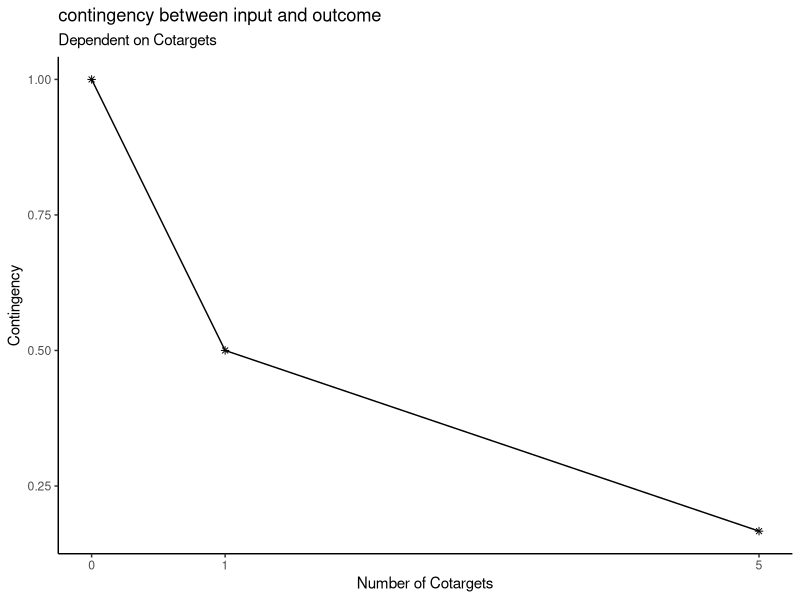
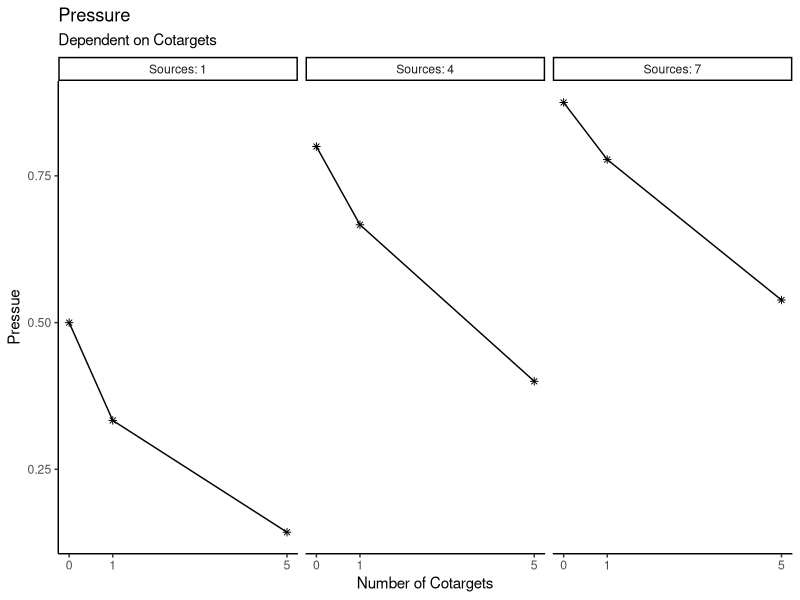
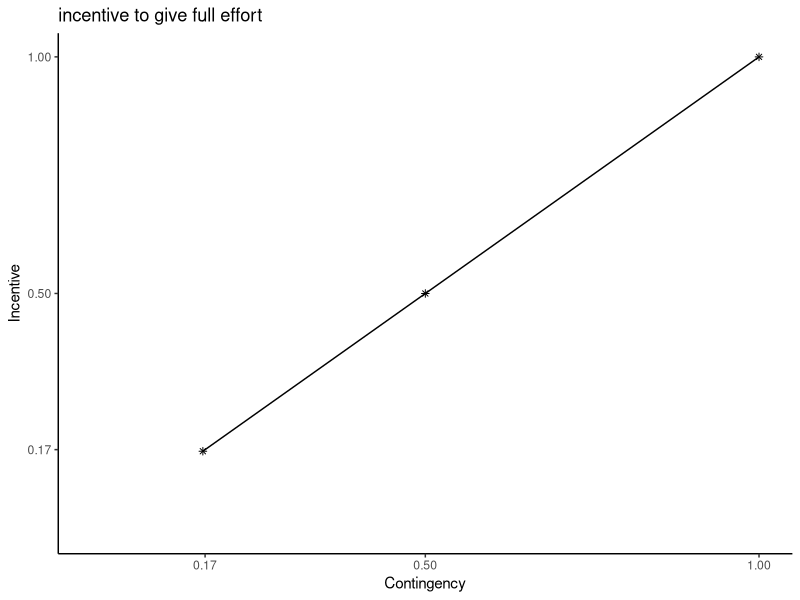
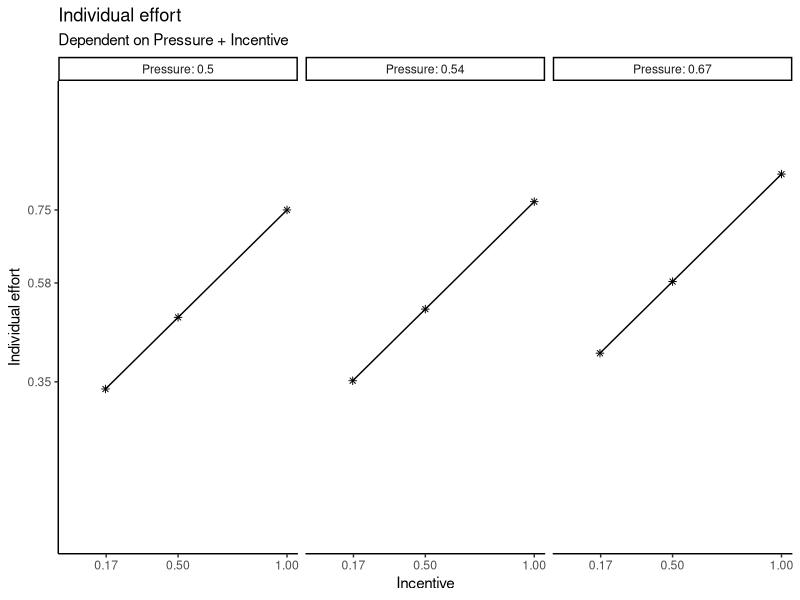
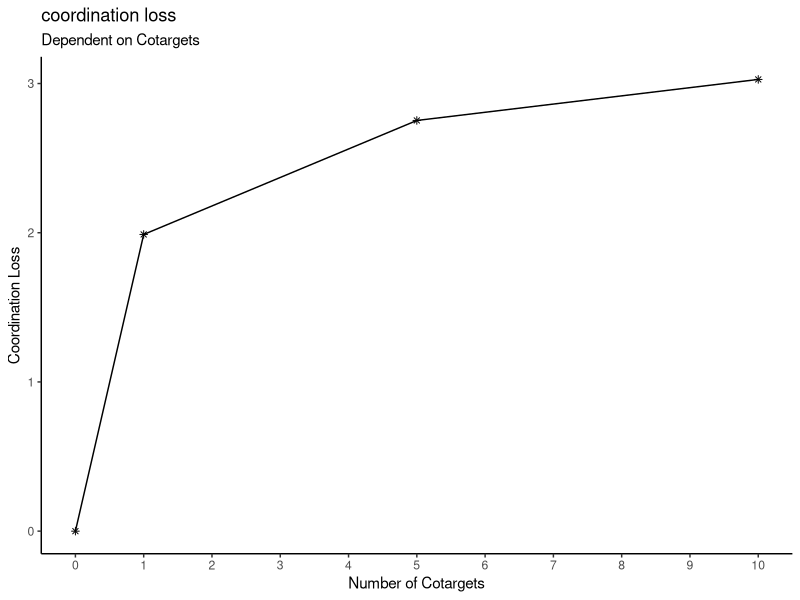
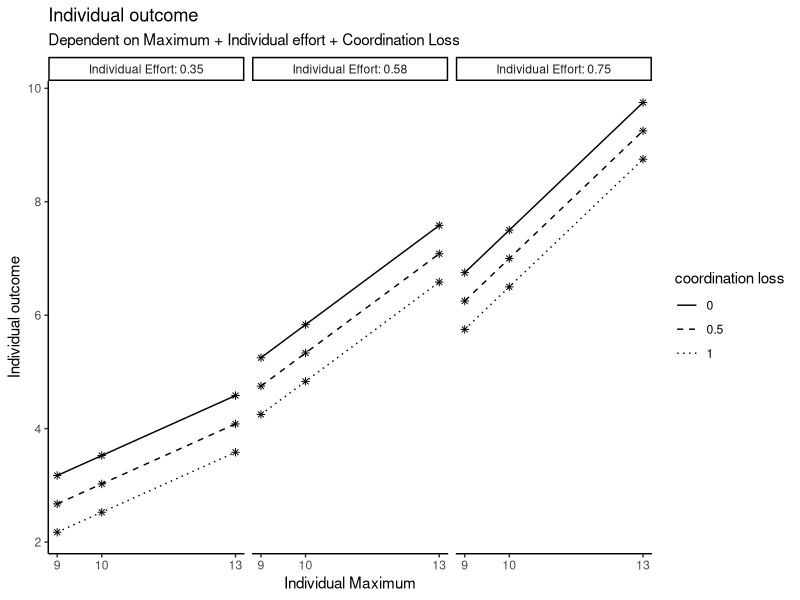
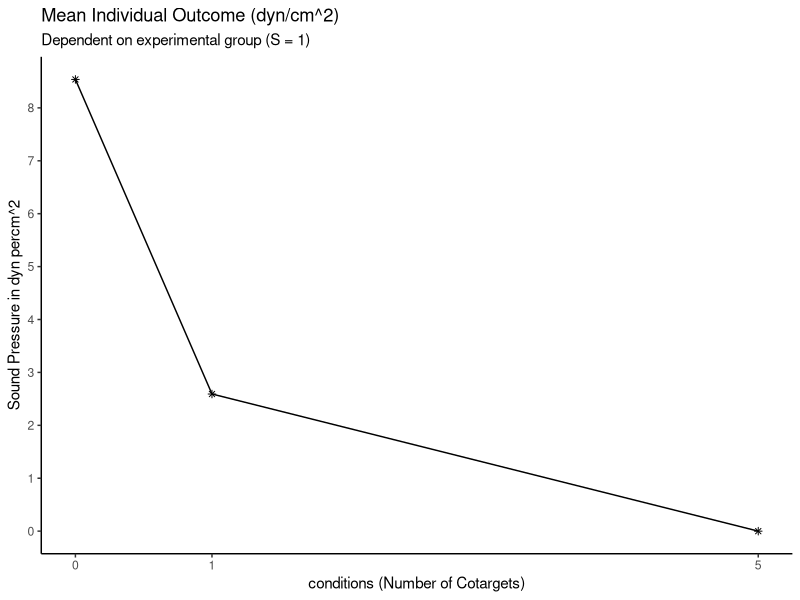
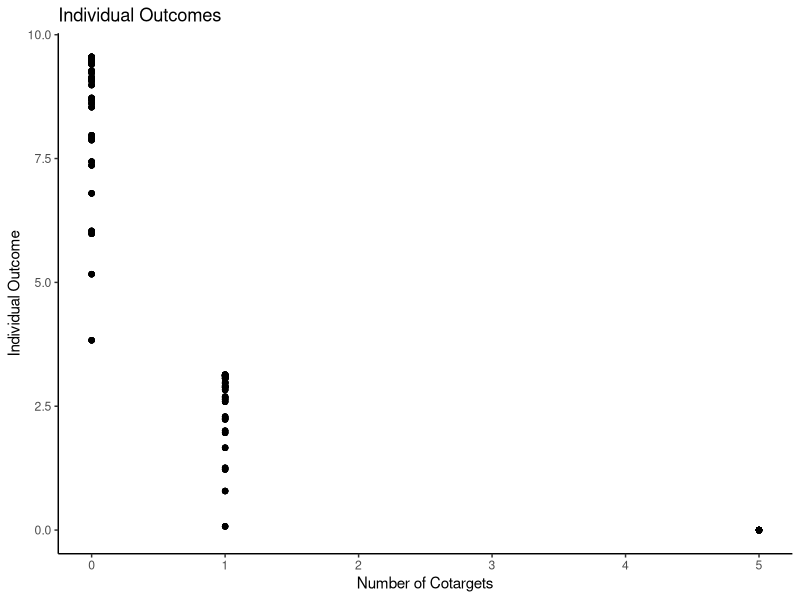

These charts were generated, in order, by the following R code:
###Creating of the base functions to compute the outcome of the simulation later on

#for the reproducibility
set.seed(123)

# load the necessary libraries
library(ggplot2)
library(dplyr)
library(multcomp)

#' p1 Compute the contingency between input and outcome
#' 
#' @param CT number of people who are also viewed as targets of social pressure. Ranges from 0 to infinite (discrete)
#' 
#' @return (CON) contingency between input and outcome. Ranges from 0 to 1 (continuous)

get_CON <- function(CT) {
  n <- CT + 1
  CON <- 1/n
  return(CON)
}

# (example) check vectorized form:
CT <- c(0, 1, 5)
CON <- get_CON(CT)
CON

# (example) create data for CT 
plot_data_CON <- expand.grid(
  CT = c(0, 1, 5)
)

# (example) compute CON from the CT data
plot_data_CON$CON <- get_CON(
  CT = plot_data_CON$CT
)

# (example) plot a visual graph for the p1-function
ggplot(plot_data_CON, aes(x = CT, y = CON)) +
  geom_point(shape = 8) +
  labs(title = "contingency between input and outcome", subtitle = "Dependent on Cotargets", y = "Contingency", x = "Number of Cotargets") +
  scale_x_continuous(limits = c(0, 5), breaks = c(0, 1, 5)) +
  theme_classic() +
  geom_line()



#' p2 compute the social pressure on each given target member of the group
#' 
#' @param CT number of people who are also viewed as targets of social impact. Ranges from 0 to infinite (discrete)
#' @param S number of people viewed as source of social pressure. Ranges from 0 to infinite (discrete)
#' 
#' @return (P) social pressure. Ranges from 0 to 1 (continuous)

get_P <- function (CT, S) {
  P <- S/(S+CT+1)
  return(P)
}

# (example) check vectorized form:
CT <- c(0, 1, 5)
S <- c(1, 4, 7)
P <- get_P(CT, S)
P

# (example) create data for CT and S 
plot_data_P <- expand.grid(
  CT = c(0, 1, 5),
  S = c(1, 4, 7)
)

# (example) compute pressure from CT and S
plot_data_P$P <- get_P(
  CT = plot_data_P$CT,
  S = plot_data_P$S
)

# (example) create an extra column for the plotting
plot_data_P$S_label <- paste("Sources:", plot_data_P$S)

# (example) plot a visual graph for the p2-function
ggplot(plot_data_P, aes(x = CT, y = P)) +
  geom_point(shape = 8) +
  facet_wrap(~plot_data_P$S_label) +
  labs(title = "Pressure", subtitle = "Dependent on Cotargets", y = "Pressue", x = "Number of Cotargets") +
  scale_x_continuous(limits = c(0, 5), breaks = c(0, 1, 5)) +
  theme_classic() +
  geom_line()



#' t1 compute the incentive to give full effort
#' 
#' @param CON number of people who are also viewed as targets of social impact. Ranges from 0 to infinite (discrete)
#' 
#' @return (INC) incentive to give full effort. Ranges from 0 to 1 (continuous)

get_INC <- function(CON) {
  INC <- CON
  return(INC)
}


# (example) check vectorized form:
INC <- get_INC(CON)
INC

# (example) create data for CT 
plot_data_INC <- expand.grid(
  CON = CON
)

# (example) compute the incentive from CT
plot_data_INC$INC <- get_INC(
  CON = plot_data_INC$CON
)

# (example) plot a visual graph for the t1-function
ggplot(plot_data_CON, aes(x = CON, y = INC)) +
  geom_point(shape = 8) +
  labs(title = "incentive to give full effort", y = "Incentive", x = "Contingency") +
  scale_x_continuous(limits = c(0, 1), breaks = c(round(CON, digits = 2))) +
  scale_y_continuous(limits = c(0, 1), breaks = c(round(INC, digits = 2))) +
  theme_classic() +
  geom_line()



#' p3 compute the individual effort 
#' 
#' @param INC incentive to give full effort. Ranges from 0 to 1 (continuous)
#' @param P social pressure. Ranges from 0 to 1 (continuous)
#' 
#' @return (IE) individual effort. Ranges from 0 to 1 (continuous)

get_IE <- function(INC, P) {
  IE <- 0.5 * INC + 0.5 * P
  return(IE)
}

# (example) check vectorized form:
IE <- get_IE(INC, P)
IE


# (example) create data for INC and P
plot_data_IE <- expand.grid(
  INC = INC,
  P = P
)

# (example) compute the individual effort from INC and P
plot_data_IE$IE <- get_IE(
  INC = plot_data_IE$INC,
  P = plot_data_IE$P
)

# (example) create an extra column for the plotting
plot_data_IE$P_label <- paste("Pressure:", round(plot_data_IE$P, digits = 2))

# (example) plot a visual graph for the p1-function
ggplot(plot_data_IE, aes(x = INC, y = IE)) +
  geom_point(shape = 8) +
  facet_wrap(~plot_data_IE$P_label) +
  labs(title = "Individual effort", subtitle = "Dependent on Pressure + Incentive", y = "Individual effort", x = "Incentive") +
  scale_x_continuous(limits = c(0, 1), breaks = c(round(INC, digits = 2))) +
  scale_y_continuous(limits = c(0, 1), breaks = c(round(IE, digits = 2))) +
  theme_classic() +
  geom_line()



#' Superfunction - compute the individual effort with some noise (through all the previous functions)
#' 
#' @param CT number of people who are also viewed as targets of social pressure. Ranges from 0 to infinite (discrete)
#' @param S number of people viewed as source of social pressure. Ranges from 0 to infinite (discrete)
#' 
#' @return (IE) individual effort. Ranges from 0 to 1 (continuous)

get_super_IE <- function(CT, S) {
  CON <- get_CON(CT) 
  P <- get_P(CT, S)
  INC <- get_INC(CON)
  IE <- get_IE(INC, P)
  IE <- IE + rnorm(1, mean = 0, sd = 0.1)
  IE[IE > 1] <- 1
  IE[IE < 0] <- 0
  return(IE)
}

#' p4 Compute the coordination loss
#' 
#' @param CT number of people who are also viewed as targets of social pressure. Ranges from 0 to infinite (discrete)
#' 
#' @return (CL) coordination loss. Ranges from 0 to 3 (continuous)

get_CL <- function(CT) {
  n <- CT
  CL <- 4*sqrt(1*CT)/(1+sqrt(1*CT)) + rnorm(1, mean = 0, sd = 0.05)
  CL[CT == 0] <- 0 # theoretical constraint: if CT = 0 there cannot be coordination loss
  return(CL)
}

# (example) check vectorized form:
CT <- c(0, 1, 5, 10)
CL <- get_CL(CT)
CL

# (example) create data for CT 
plot_data_CL <- expand.grid(
  CT = c(0, 1, 5, 10)
)

# (example) compute CL from the CT data
plot_data_CL$CL <- get_CL(
  CT = plot_data_CL$CT
)
CT

# (example) plot a visual graph for the p4-function
ggplot(plot_data_CL, aes(x = CT, y = CL)) +
  geom_point(shape = 8) +
  labs(title = "coordination loss", subtitle = "Dependent on Cotargets", y = "Coordination Loss", x = "Number of Cotargets") +
  scale_x_continuous(limits = c(0, 10), breaks = c(0, 1, 2, 3, 4, 5, 6, 7, 8, 9, 10)) +
  theme_classic() +
  geom_line()


#' p5-function (manifest) - compute the individual outcome
#' 
#' @param MC maximum capacity to scream. Ranges from 0 to 15 (continuous)
#' @param IE individual effort Ranges from 0 to 1 (continuous)
#' @param CL coordination loss Ranges from 0 to 1 (continuous)
#' 
#' @return (IO) individual outcome. Ranges from 0 to inf. (continuous)

get_IO <- function(MC, IE, CL) {
  IO <- MC * IE - CL  
  return (IO)
}

# (example) check vectorized form:
MC <- c(9, 10, 13)
CL <- 1
IO <- get_IO(MC, IE, CL)
IO

# (example) create data for MC, IE and CL
plot_data_IO <- expand.grid(
  MC = c(9, 10, 13),
  CL = c(0, 0.5, 1),
  IE = IE
)

# (example) compute the individual effort from MC, IE and CL
plot_data_IO$IO <- get_IO(
  MC = plot_data_IO$MC,
  IE = plot_data_IO$IE,
  CL = plot_data_IO$CL
)

# (example) create an extra column for the plotting
plot_data_IO$IE_label <- paste("Individual Effort:", round(plot_data_IO$IE, digits = 2))

# (example) plot a visual graph for the p1-function
ggplot(plot_data_IO, aes(x = MC, y = IO, linetype = factor(CL))) +
  geom_point(shape = 8) +
  facet_wrap(~IE_label) +
  labs(title = "Individual outcome", subtitle = "Dependent on Maximum + Individual effort + Coordination Loss", y = "Individual outcome", x = "Individual Maximum", linetype = "coordination loss") +
  scale_linetype_manual(values = c("solid", "dashed", "dotted")) +
  scale_x_continuous(limits = c(min(MC), max(MC)), breaks = c(round(MC, digits = 2))) +
  scale_y_continuous(limits = c(min(plot_data_IO$IO), max(plot_data_IO$IO)), breaks = pretty(plot_data_IO$IO)) +
  theme_classic() +
  geom_line()


#' Superfunction - compute the individual outcome  (through all the previous functions)
#' 
#' @param CT number of people who are also viewed as targets of social pressure. Ranges from 0 to infinite (discrete)
#' @param S number of people viewed as source of social pressure. Ranges from 0 to infinite (discrete)
#' @param MC maximum capacity to scream. Ranges from 0 to 15 (continuous)
#' @param CL coordination loss. Ranges from 0 to 3 (continuous)
#' 
#' @return (IO) individual outcome. Ranges from 0 to inf (continuous)

get_super_IO <- function(CT, S, MC, CL){
  IO <- pmax(0, get_super_IE(CT, S) * MC - CL)
  return (IO)
}

get_super_IO



### Final Simulation

## Replicate the original Study of Latané et al. 

# Simulate virtual experiments from the model.
# ---------------------------------------------------------------------------
# We assume that the model is the true data generating model.
# As it is a deterministic model, any virtual participant
# will have on average the same individual effort based on 
# the number of Co-Targets (CT) and Sources of Social Pressure (S)


# Variability comes into the experiment by:
# (a) Different trait values for the maximum noise each person can produce
# (b) Randomness from the noise we compute in the superfuncion - due to e.g. 
#     faitque, personality, mental state etc.  during the experiment
# (c) Randomness from the noise we compute in the p4-function for coordination loss - due to
#     e. g. room size, differences in sound pressure waves, differences in synchronicity between
#     group members etc. during the experiment

# You can run the script repeatedly to simulate new replication studies,
# and observe the variability in outcomes due to sampling variability.

set.seed(123)

# set sample size of participants (we assume a within-person design)
# derived  from experiment 1 - the pseudo-groups (Latané et al.)
n_per_group <- 6 #participants per group
n_of_groups <- 6 #number of groups
n_total     <- n_per_group*n_of_groups #number of participants in total

# experimental design: Latané et al. (1979)
# create data for CT and S

df <- expand.grid(
  group = 1: n_of_groups,
  id = 1:n_per_group, 
  CT = c(0, 1, 5),
  S = c(1)
)

# determine the variables for a simulation of the exogenous variables
phi <- 5
alpha <- 0.922*phi
beta <- (1-0.922)*phi

scale_factor <- 12.29 / 0.922

# interindividual variability in exogenous variable ("maximum capacity")
max_per_person <- data.frame(
  group = rep(1:n_of_groups, each = n_per_group),
  id = rep(1:n_per_group, times = n_of_groups),
  maximum = scale_factor * rbeta(n_total, alpha, beta)
)

mean(max_per_person$maximum)

# merge into df
df <- merge(df, max_per_person, by = "id")

# compute the psychological outcome variable (IE)
df$IE <- get_super_IE(
  CT = df$CT,
  S = df$S
)

# compute coordination loss from CT
df$CL <- get_CL(
  CT = df$CT
)

# compute the manifest outcome variable (IO)
df$IO <- get_super_IO(
  CT = df$CT,
  S = df$S,
  MC = df$maximum,
  CL = df$CL
)

# look at the simulated data 
# View(df)

#compute the means of IO for each experimental group
m0 <- mean(df$IO[df$CT == 0], na.rm = TRUE)

m1 <- mean(df$IO[df$CT == 1], na.rm = TRUE)

m5 <- mean(df$IO[df$CT == 5], na.rm = TRUE)

data_final <- data.frame(
  groups = c(0, 1, 5),
  means = c(m0, m1, m5)
)

plot_final <- ggplot(data_final, aes(x = groups, y = means)) +
  geom_point(shape = 8) +
  labs(title = "Mean Individual Outcome (dyn/cm^2)", subtitle = "Dependent on experimental group (S = 1)", y = "Sound Pressure in dyn percm^2", x = "conditions (Number of Cotargets)") +
  scale_x_continuous(limits = c(0, 5), breaks = c(0, 1, 5)) +
  scale_y_continuous(limits = c(0, m0), breaks = c(0, 1, 2, 3, 4, 5, 6, 7, 8, 9, 10, 11, 12, 13, 14, 15, 16, 17, 18, 19, 20)) +
  theme_classic() +
  geom_line()
plot_final


### Analysis of the simulated experiment
# Create factor variable for the experimental condition
df$CT_factor <- factor(df$CT,
                       levels = c(0,1,5),
                       labels = c("CT0","CT1","CT5"))


# Scatterplot of simulated raw data
ggplot(df, aes(x = CT, y = IO)) +
  geom_point() +
  theme_classic() +
  labs(
    title = "Individual Outcomes",
    x = "Number of Cotargets",
    y = "Individual Outcome"
  )


# ANOVA WITH coordination loss
fit_aov_CL <- aov(IO ~ CT_factor, data = df)
summary(fit_aov_CL)

# Effect size (eta squared) WITH coordination loss
anova_CL <- summary(fit_aov_CL)

SS_between_CL <- anova_CL[[1]]["CT_factor", "Sum Sq"]
SS_total_CL <- sum(anova_CL[[1]][,"Sum Sq"])

eta_squared_CL <- SS_between_CL / SS_total_CL
eta_squared_CL

# Outcome WITHOUT coordination loss
df$IO_noCL <- df$maximum * df$IE

# ANOVA WITHOUT coordination loss
fit_aov_noCL <- aov(IO_noCL ~ CT_factor, data = df)
summary(fit_aov_noCL)

# Effect size WITHOUT coordination loss
anova_noCL <- summary(fit_aov_noCL)

SS_between_noCL <- anova_noCL[[1]]["CT_factor", "Sum Sq"]
SS_total_noCL <- sum(anova_noCL[[1]][,"Sum Sq"])

eta_squared_noCL <- SS_between_noCL / SS_total_noCL
eta_squared_noCL

# Plot comparing outcomes with and without coordination loss

# compute outcome WITH coordination loss using SAME IE
df$IO <- pmax(0, df$maximum * df$IE - df$CL)

# Compute outcome WITHOUT coordination loss
df$IO_noCL <- df$maximum * df$IE

# Compute mean outcomes per CT condition
# mean outcome WITH coordination loss
m0_with <- mean(df$IO[df$CT == 0], na.rm = TRUE)
m1_with <- mean(df$IO[df$CT == 1], na.rm = TRUE)
m5_with <- mean(df$IO[df$CT == 5], na.rm = TRUE)

# mean outcome WITHOUT coordination loss
m0_without <- mean(df$IO_noCL[df$CT == 0], na.rm = TRUE)
m1_without <- mean(df$IO_noCL[df$CT == 1], na.rm = TRUE)
m5_without <- mean(df$IO_noCL[df$CT == 5], na.rm = TRUE)

# Create dataset for plotting
# create dataset for plot with coordination loss
data_with_CL <- data.frame(
  CT = c(0,1,5),
  mean_IO = c(m0_with, m1_with, m5_with),
  condition = "with coordination loss"
)

# create dataset for plot without coordination loss
data_without_CL <- data.frame(
  CT = c(0,1,5),
  mean_IO = c(m0_without, m1_without, m5_without),
  condition = "without coordination loss"
)

# combine both datasets
data_plot <- rbind(data_with_CL, data_without_CL)

#Plot both effects together
ggplot(data_plot, aes(x = CT, y = mean_IO, linetype = condition)) +
  geom_point(size = 3) +
  geom_line() +
  scale_linetype_manual(
    values = c("solid", "dashed"),
    labels = c("With coordination loss", "Without coordination loss")
  ) +
  labs(
    title = "Social Loafing vs Coordination Loss",
    subtitle = "Comparison of outcomes with and without coordination loss",
    x = "Number of Cotargets",
    y = "Mean Individual Outcome",
    linetype = "Condition"
  ) +
  scale_x_continuous(breaks = c(0,1,5)) +
  theme_classic()
